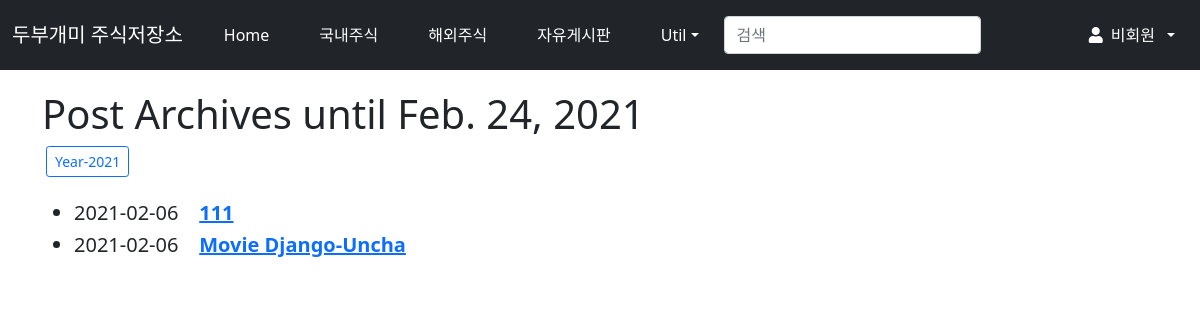
/blog/archive/, run on an earlier commit of the app's database.
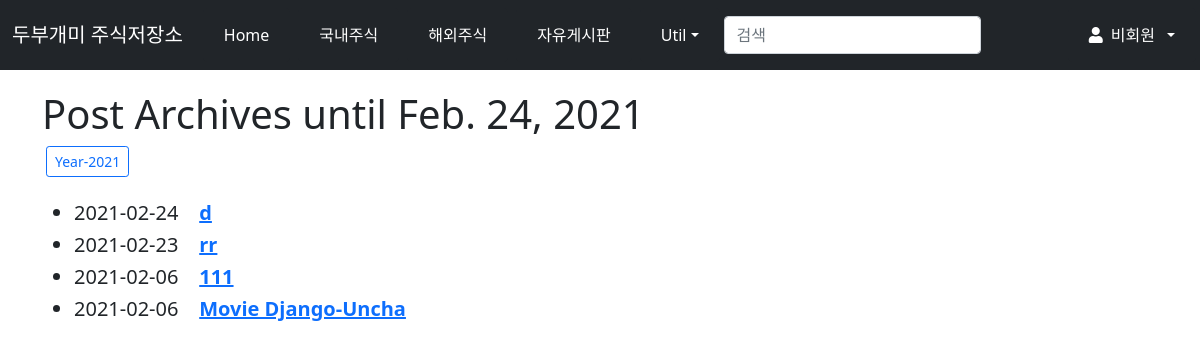
And on a later commit of the database.
### blog/models.py (models this page shows, shortened)
class Post(models.Model):
    title = models.CharField(verbose_name='TITLE', max_length=50)
    slug = models.SlugField('SLUG', unique = True, allow_unicode=True, help_text='one word for title alias.')
    description = models.CharField('DESCRIPTION', max_length=100, blank=True, help_text='simple description text.')
    content = models.TextField('CONTENT')
    create_dt = models.DateTimeField('CREATE DATE', auto_now_add=True)
    modify_dt= models.DateTimeField('MODIFY DATE', auto_now=True)
    tags= TaggableManager(blank=True)
    class Meta:
        verbose_name = 'post'
        verbose_name_plural = 'posts'
        db_table = 'blog_posts'
        ordering=('-modify_dt',)
    def get_absolute_url(self):
        return reverse('blog:post_detail', args=(self.slug,))

### blog/views.py (the view)
# urls.py: path('archive/', views.PostAV.as_view(), name='post_archive'),
class PostAV(ArchiveIndexView):
    model = Post
    date_field = 'modify_dt'

### blog/templates/blog/post_archive.html (shortened to what this page needs)
{% extends "base.html" %}
{%block content %}
<h1> Post Archives until {%now "N d, Y" %}</h1>
    {% for date in date_list %}
    <a href = "{% url 'blog:post_year_archive' date|date:'Y' %}"
    class="btn btn-outline-primary btn-sm mx-1">Year-{{date|date:"Y" }}</a></li>
    {% endfor %}
<br><br>
<div>
    <ul>
        {% for post in object_list %}
        <li class="h5">
         {{ post.modify_dt|date:"Y-m-d" }}&nbsp;&nbsp;&nbsp;
        <a href = "{{ post.get_absolute_url }}"><strong>{{post.title}}</strong></a></li>
        {% endfor %}
    </ul>
</div>
{% endblock%}

What changed in the data, as far as the page shows it:
added Post: modify_dt "2021-02-24", title "d"
added Post: modify_dt "2021-02-23", title "rr"
